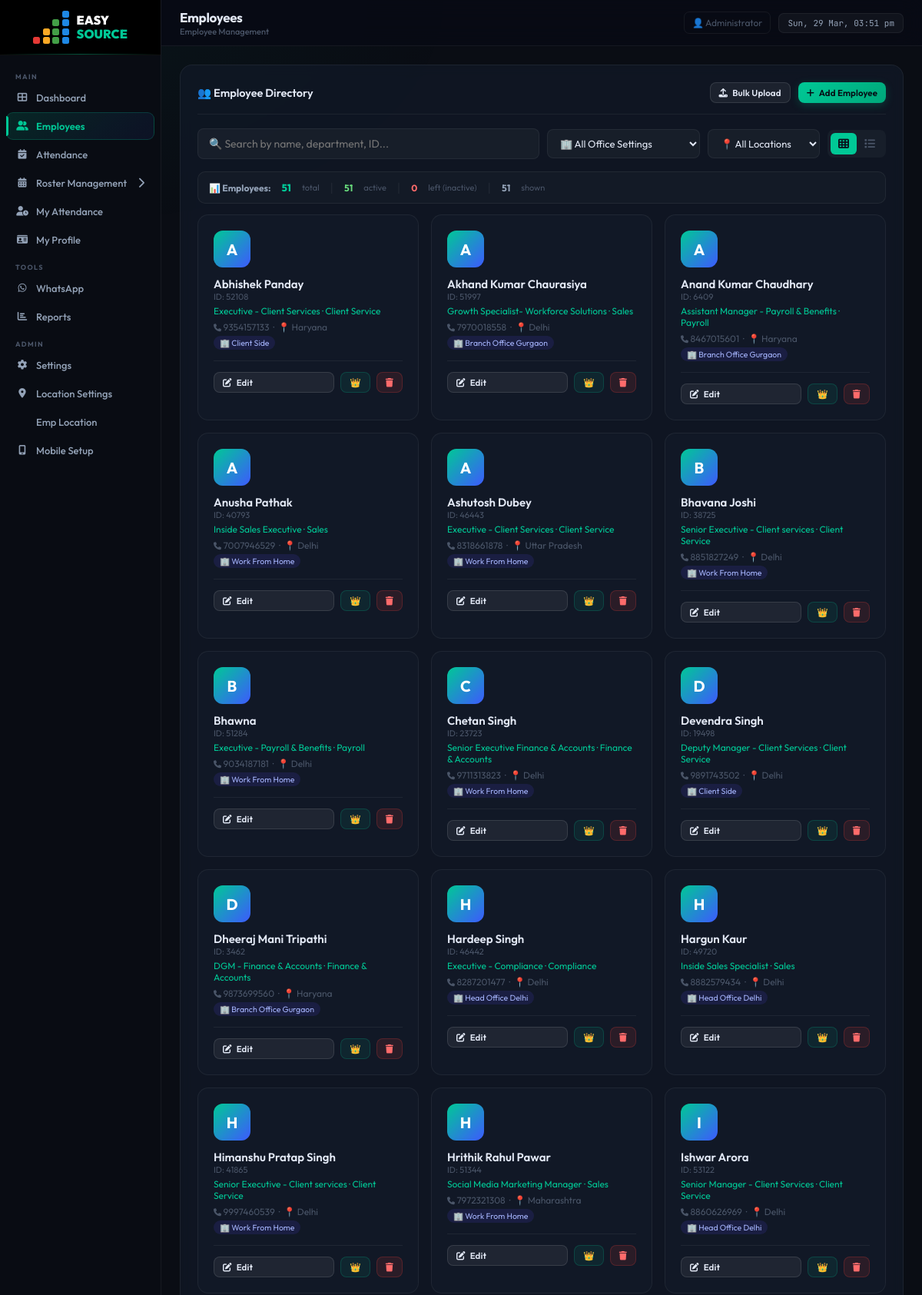
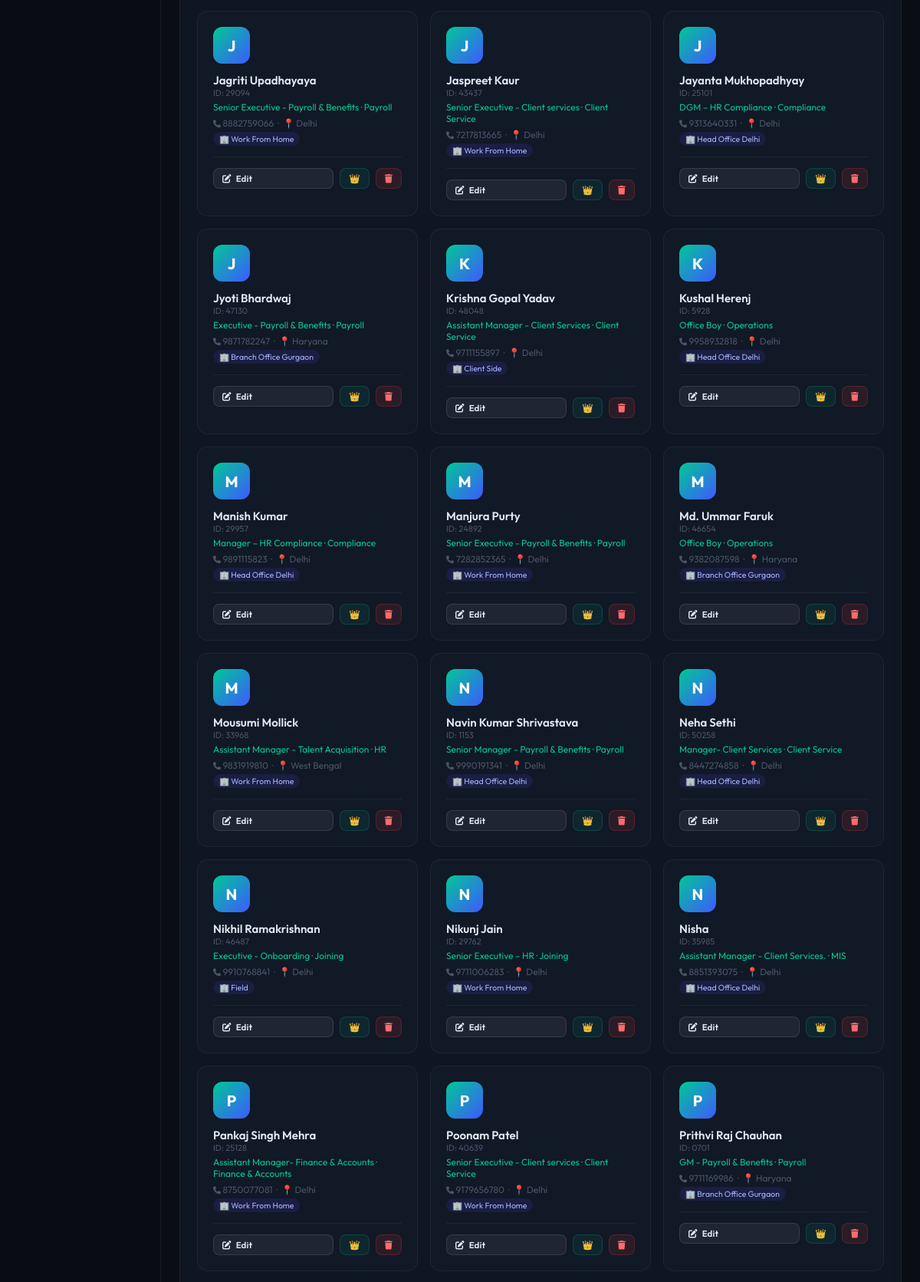
Page /employees (signed in, upper part) on the committed database (2 pictures, top to bottom).
### tables this page shows
CREATE TABLE employees (
            id INTEGER PRIMARY KEY AUTOINCREMENT,
            emp_id TEXT UNIQUE,
            name TEXT NOT NULL,
            phone TEXT,
            department TEXT,
            designation TEXT,
            email TEXT,
            join_date TEXT,
            status TEXT DEFAULT 'active',
            created_at TIMESTAMP DEFAULT CURRENT_TIMESTAMP
        , location TEXT DEFAULT '', office_setting TEXT DEFAULT '', gender TEXT DEFAULT '', home_latitude REAL, home_longitude REAL, home_radius INTEGER DEFAULT 200, location_mode TEXT DEFAULT 'office');

### app.py (the view)
@app.route('/employees')
@login_required
def employees():
    if session.get('role') not in ['admin', 'subadmin']:
        return redirect(url_for('my_attendance'))
    conn = get_db()
    emps = rows(conn.execute('SELECT * FROM employees WHERE status="active" ORDER BY name').fetchall())
    head_ids = set(r[0] for r in conn.execute('SELECT emp_id FROM heads').fetchall())
    conn.close()
    return render_template('employees.html', employees=emps, head_ids=head_ids)

### app.py (called while the page is built)
def get_db():
    conn = sqlite3.connect(DB)
    conn.row_factory = sqlite3.Row
    return conn

def rows(cursor_result):
    return [dict(r) for r in cursor_result] if cursor_result else []

def login_required(f):
    @wraps(f)
    def decorated(*args, **kwargs):
        if 'user_id' not in session:
            if request.is_json or request.path.startswith('/api/'):
                return jsonify({'error': 'Session expired. Please login again.', 'redirect': '/login'}), 401
            return redirect(url_for('login'))
        return f(*args, **kwargs)
    return decorated

### templates/employees.html (shortened to what this page needs)
{% extends "base.html" %}
{% block page_title %}Employees{% endblock %}
{% block breadcrumb %}Employee Management{% endblock %}
{% block content %}
<div class="card">
  <div class="card-header">
    <span class="card-title">👥 Employee Directory</span>
    <div style="display:flex;gap:10px">
      {% if session.role in ['admin','subadmin'] %}
      <button class="btn btn-secondary btn-sm" onclick="document.getElementById('bulkModal').classList.add('open')">
        <i class="fas fa-upload"></i> Bulk Upload
      </button>
      <button class="btn btn-primary btn-sm" onclick="openAddModal()">
        <i class="fas fa-plus"></i> Add Employee
      </button>
      {% endif %}
    </div>
  </div>
  <div class="search-bar">
    <input class="search-input" id="searchInput" placeholder="🔍 Search by name, department, ID..." oninput="filterEmployees()">
    <select class="filter-select" id="filterOfficeSetting" onchange="filterEmployees()">
      <option value="">🏢 All Office Settings</option>
    </select>
    <select class="filter-select" id="filterLocation" onchange="filterEmployees()">
      <option value="">📍 All Locations</option>
    </select>
    <div class="view-toggle">
      <button class="view-btn active" id="gridBtn" onclick="setView('grid')"><i class="fas fa-th"></i></button>
      <button class="view-btn" id="listBtn" onclick="setView('list')"><i class="fas fa-list"></i></button>
    </div>
  </div>
  <div style="display:flex;align-items:center;gap:14px;flex-wrap:wrap;margin-bottom:14px;padding:10px 14px;
    background:rgba(255,255,255,.025);border:1px solid var(--border);border-radius:10px">
    <span style="font-size:12px;font-weight:700;color:var(--text2)">📊 Employees:</span>
    <span style="font-size:13px;font-weight:800;color:var(--accent)" id="countTotal">—</span>
    <span style="font-size:11px;color:var(--muted)">total</span>
    <span style="color:var(--border)">|</span>
    <span style="font-size:12px;font-weight:700;color:#69db7c" id="countActive">—</span>
    <span style="font-size:11px;color:var(--muted)">active</span>
    <span style="color:var(--border)">|</span>
    <span style="font-size:12px;font-weight:700;color:#ff6b6b" id="countLeft">—</span>
    <span style="font-size:11px;color:var(--muted)">left (inactive)</span>
    <span style="color:var(--border)">|</span>
    <span style="font-size:12px;font-weight:700;color:var(--text2)" id="countFiltered">—</span>
    <span style="font-size:11px;color:var(--muted)">shown</span>
  </div>
  <div class="emp-grid" id="empGrid">
    {% for emp in employees %}
    <div class="emp-card"
         data-search="{{ emp.name|lower }} {{ emp.department|lower }} {{ emp.emp_id|lower }} {{ (emp.office_setting or '')|lower }} {{ (emp.location or '')|lower }}"
         data-office="{{ emp.office_setting or '' }}"
         data-location="{{ emp.location or '' }}"
         data-id="{{ emp.id }}"
         data-empid="{{ emp.emp_id }}"
         data-name="{{ emp.name|e }}"
         data-phone="{{ emp.phone or '' }}"
         data-email="{{ emp.email or '' }}"
         data-dept="{{ emp.department or '' }}"
         data-desig="{{ emp.designation or '' }}"
         data-join="{{ emp.join_date or '' }}"
         data-loc="{{ emp.location or '' }}"
         data-os="{{ emp.office_setting or '' }}">
      <div class="emp-avatar">{{ emp.name[0].upper() }}</div>
      <div class="emp-name">{{ emp.name }}</div>
      <div class="emp-id">ID: {{ emp.emp_id }}</div>
      <div class="emp-dept">{{ emp.designation }} · {{ emp.department }}</div>
      <div class="emp-phone">
        <i class="fas fa-phone" style="font-size:10px"></i> {{ emp.phone or '—' }}
        {% if emp.location %}
        &nbsp;·&nbsp; 📍 {{ emp.location }}
        {% endif %}
      </div>
      {% if emp.office_setting %}
      <div>
        <span class="badge-office" style="background:rgba(79,70,229,.15);color:#a5b4fc;">
          🏢 {{ emp.office_setting }}
        </span>
      </div>
      {% endif %}
      {% if session.role in ['admin','subadmin'] %}
      <div class="emp-actions">
        <button class="btn btn-secondary btn-sm" style="flex:1" onclick="editEmpFromCard(this)">
          <i class="fas fa-edit"></i> Edit
        </button>
        {% if session.role == 'admin' %}
          {% if emp.emp_id in head_ids %}
          <button class="btn btn-sm" style="background:rgba(245,158,11,.15);color:#f59e0b;border:1px solid rgba(245,158,11,.3);cursor:default" title="Already Head hai">
            👑
          </button>
          {% else %}
          <button class="btn btn-sm" style="background:rgba(0,200,150,.08);color:var(--accent);border:1px solid rgba(0,200,150,.2)"
            onclick="openMakeHead('{{ emp.emp_id }}','{{ emp.name|e }}','{{ emp.department|e }}')"
            title="Head banao">
            👑
          </button>
          {% endif %}
        {% endif %}
        <button class="btn btn-danger btn-sm" onclick="deleteEmp({{ emp.id }}, '{{ emp.name|e }}')">
          <i class="fas fa-trash"></i>
        </button>
      </div>
      {% endif %}
    </div>
    {% else %}
    <p style="color:var(--muted);grid-column:1/-1;text-align:center;padding:40px">No employees found.</p>
    {% endfor %}
  </div>
</div>
{% endblock %}

### rows in the picture
employees: name "A", name "Abhishek Panday", emp_id "52108", designation "Executive - Client Services", department "Client Service", phone "9354157133", location "Haryana", office_setting "Client Side"
employees: name "A", name "Akhand Kumar Chaurasiya", emp_id "51997", designation "Growth Specialist- Workforce Solutions", department "Sales", phone "7970018558", location "Delhi", office_setting "Branch Office Gurgaon"
employees: name "A", name "Anand Kumar Chaudhary", emp_id "6409", designation "Assistant Manager - Payroll & Benefits", department "Payroll", phone "8467015601", location "Haryana", office_setting "Branch Office Gurgaon"
employees: name "A", name "Anusha Pathak", emp_id "40793", designation "Inside Sales Executive", department "Sales", phone "7007946529", location "Delhi", office_setting "Work From Home"
employees: name "A", name "Ashutosh Dubey", emp_id "46443", designation "Executive - Client Services", department "Client Service", phone "8318661878", location "Uttar Pradesh", office_setting "Work From Home"
employees: name "B", name "Bhavana Joshi", emp_id "38725", designation "Senior Executive - Client services", department "Client Service", phone "8851827249", location "Delhi", office_setting "Work From Home"
employees: name "B", name "Bhawna", emp_id "51284", designation "Executive - Payroll & Benefits", department "Payroll", phone "9034187181", location "Delhi", office_setting "Work From Home"
employees: name "C", name "Chetan Singh", emp_id "23723", designation "Senior Executive Finance & Accounts", department "Finance & Accounts", phone "9711313823", location "Delhi", office_setting "Work From Home"
employees: name "D", name "Devendra Singh", emp_id "19498", designation "Deputy Manager - Client Services", department "Client Service", phone "9891743502", location "Delhi", office_setting "Client Side"
employees: name "D", name "Dheeraj Mani Tripathi", emp_id "3462", designation "DGM - Finance & Accounts", department "Finance & Accounts", phone "9873699560", location "Haryana", office_setting "Branch Office Gurgaon"
employees: name "H", name "Hardeep Singh", emp_id "46442", designation "Executive - Compliance", department "Compliance", phone "8287201477", location "Delhi", office_setting "Head Office Delhi"
employees: name "H", name "Hargun Kaur", emp_id "49720", designation "Inside Sales Specialist", department "Sales", phone "8882579434", location "Delhi", office_setting "Head Office Delhi"
employees: name "H", name "Himanshu Pratap Singh", emp_id "41865", designation "Senior Executive - Client services", department "Client Service", phone "9997460539", location "Delhi", office_setting "Work From Home"
employees: name "H", name "Hrithik Rahul Pawar", emp_id "51344", designation "Social Media Marketing Manager", department "Sales", phone "7972321308", location "Maharashtra", office_setting "Work From Home"
employees: name "I", name "Ishwar Arora", emp_id "53122", designation "Senior Manager - Client Services", department "Client Service", phone "8860626969", location "Delhi", office_setting "Head Office Delhi"
employees: name "J", name "Jagriti Upadhayaya", emp_id "29094", designation "Senior Executive - Payroll & Benefits", department "Payroll", phone "8882759066", location "Delhi", office_setting "Work From Home"
employees: name "J", name "Jaspreet Kaur", emp_id "43437", designation "Senior Executive - Client services", department "Client Service", phone "7217813665", location "Delhi", office_setting "Work From Home"
employees: name "J", name "Jayanta Mukhopadhyay", emp_id "25101", designation "DGM – HR Compliance", department "Compliance", phone "9313640331", location "Delhi", office_setting "Head Office Delhi"
employees: name "J", name "Jyoti Bhardwaj", emp_id "47130", designation "Executive - Payroll & Benefits", department "Payroll", phone "9871782247", location "Haryana", office_setting "Branch Office Gurgaon"
employees: name "K", name "Krishna Gopal Yadav", emp_id "48048", designation "Assistant Manager - Client Services", department "Client Service", phone "9711155897", location "Delhi", office_setting "Client Side"
employees: name "K", name "Kushal Herenj", emp_id "5928", designation "Office Boy", department "Operations", phone "9958932818", location "Delhi", office_setting "Head Office Delhi"
employees: name "M", name "Manish Kumar", emp_id "29957", designation "Manager – HR Compliance", department "Compliance", phone "9891115823", location "Delhi", office_setting "Head Office Delhi"
employees: name "M", name "Manjura Purty", emp_id "24892", designation "Senior Executive - Payroll & Benefits", department "Payroll", phone "7282852365", location "Delhi", office_setting "Work From Home"
employees: name "M", name "Md. Ummar Faruk", emp_id "46654", designation "Office Boy", department "Operations", phone "9382087598", location "Haryana", office_setting "Branch Office Gurgaon"
employees: name "M", name "Mousumi Mollick", emp_id "33968", designation "Assistant Manager - Talent Acquisition", department "HR", phone "9831919810", location "West Bengal", office_setting "Work From Home"
employees: name "N", name "Navin Kumar Shrivastava", emp_id "1153", designation "Senior Manager - Payroll & Benefits", department "Payroll", phone "9990191341", location "Delhi", office_setting "Head Office Delhi"
employees: name "N", name "Neha Sethi", emp_id "50258", designation "Manager- Client Services", department "Client Service", phone "8447274858", location "Delhi", office_setting "Head Office Delhi"
employees: name "N", name "Nikhil Ramakrishnan", emp_id "46487", designation "Executive - Onboarding", department "Joining", phone "9910768841", location "Delhi", office_setting "Field"
employees: name "N", name "Nikunj Jain", emp_id "29762", designation "Senior Executive – HR", department "Joining", phone "9711006283", location "Delhi", office_setting "Work From Home"
employees: name "N", name "Nisha", emp_id "35985", designation "Assistant Manager - Client Services.", department "MIS", phone "8851393075", location "Delhi", office_setting "Head Office Delhi"
employees: name "P", name "Pankaj Singh Mehra", emp_id "25128", designation "Assistant Manager- Finance & Accounts", department "Finance & Accounts", phone "8750077081", location "Delhi", office_setting "Work From Home"
employees: name "P", name "Poonam Patel", emp_id "40639", designation "Senior Executive - Client services", department "Client Service", phone "9179656780", location "Delhi", office_setting "Work From Home"
employees: name "P", name "Prithvi Raj Chauhan", emp_id "0701", designation "GM - Payroll & Benefits", department "Payroll", phone "9711169986", location "Haryana", office_setting "Branch Office Gurgaon"

### other values in the picture
{{ session.name or session.username }} "Administrator"
